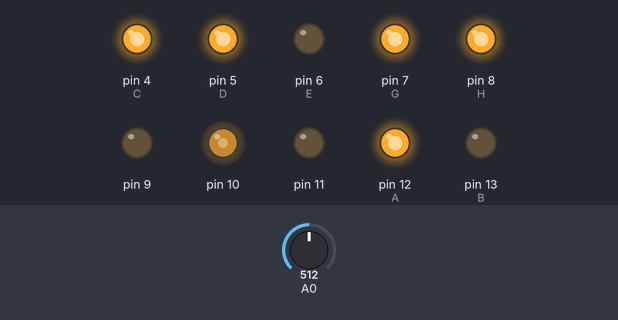
Recording of a sketch running on a simulated Arduino Uno, built with avr-gcc and run on an emulated ATmega328P. On the bench: output pins drawn as LEDs (lit = HIGH). The test bench sets the inputs (shaded band); at power-on: A0 = 512.

Above: at 1.2 s.
1.3 s: A0 set to 716
At 2.5 s:
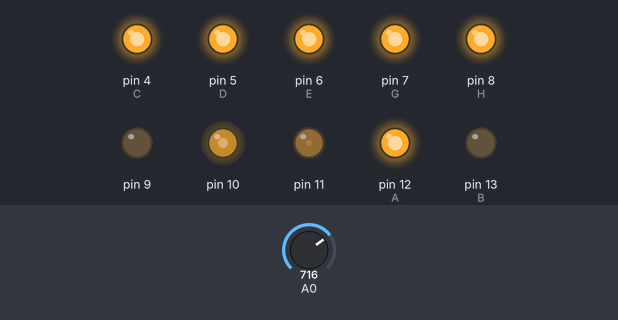
2.8 s: A0 set to 900
At 3.6 s:
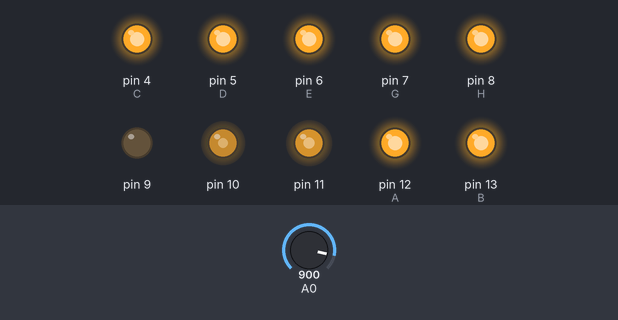
4.3 s: A0 set to 1023
At 4.8 s:
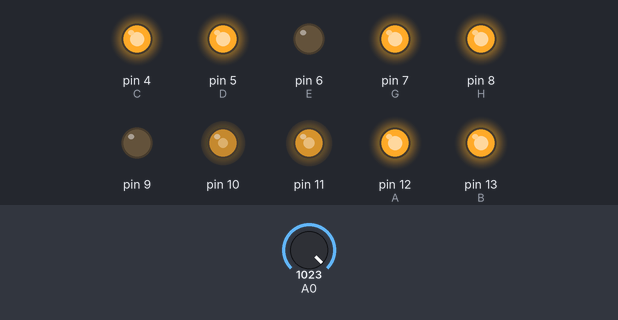
5.8 s: A0 set to 511
At 7.0 s:
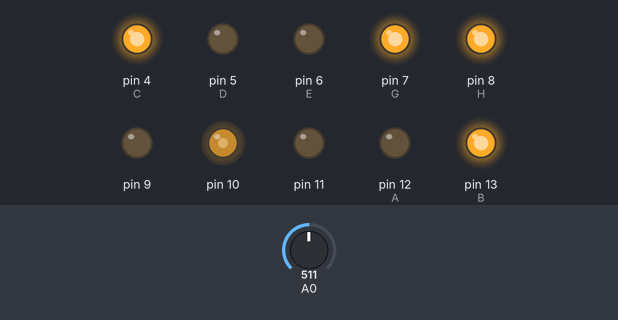
7.3 s: A0 set to 306
At 8.3 s:
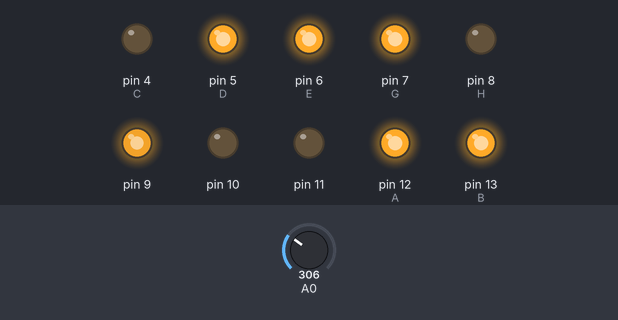
Timing chart, 0 to 9.8 s (numbered marks = the images above; inputs shaded):
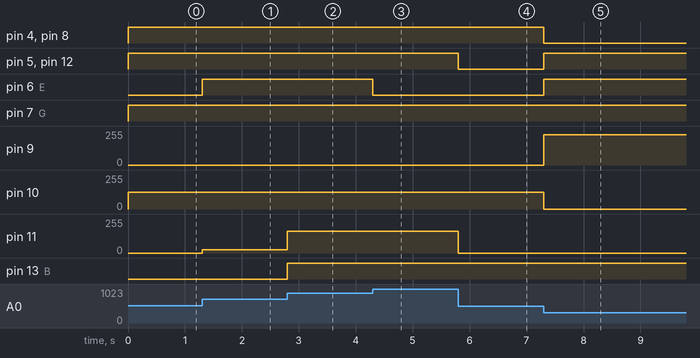

The sketch:

code.ino
```cpp
/*

Potentiometer with 7 Segment LED and 3 individual LEDs

===== References =====
Funtions for display number in 7 Segment LED  -> By: Riley Porter

digitalWrite(A, LOW) = turn off the "A" segment in the LED display
digitalWrite(B, HIGH)  = turn on the "B" segment in the LED display

*/

#define A 12
#define B 13
#define C 4
#define D 5
#define E 6
#define G 7
#define H 8

void one()
{
  //Displays 1
  digitalWrite(D, LOW);
  digitalWrite(E, LOW);
  digitalWrite(H, LOW);
  digitalWrite(G, LOW);
  digitalWrite(A, LOW);
  digitalWrite(B, HIGH);
  digitalWrite(C, HIGH);
}

void two()
{
  //Displays 2
  digitalWrite(D, HIGH);
  digitalWrite(E, HIGH);
  digitalWrite(H, LOW);
  digitalWrite(G, HIGH);
  digitalWrite(A, HIGH);
  digitalWrite(B, HIGH);
  digitalWrite(C, LOW);
}

void three()
{
  //Displays 3
  digitalWrite(D, HIGH);
  digitalWrite(E, LOW);
  digitalWrite(H, LOW);
  digitalWrite(G, HIGH);
  digitalWrite(A, HIGH);
  digitalWrite(B, HIGH);
  digitalWrite(C, HIGH);
}

void four()
{
  //Displays 4
  digitalWrite(D, LOW);
  digitalWrite(E, LOW);
  digitalWrite(H, HIGH);
  digitalWrite(G, HIGH);
  digitalWrite(A, LOW);
  digitalWrite(B, HIGH);
  digitalWrite(C, HIGH);
}

void five()
{
  //Displays 5
  digitalWrite(D, HIGH);
  digitalWrite(E, LOW);
  digitalWrite(H, HIGH);
  digitalWrite(G, HIGH);
  digitalWrite(A, HIGH);
  digitalWrite(B, LOW);
  digitalWrite(C, HIGH);
}

void six()
{
  //Displays 6
  digitalWrite(D, HIGH);
  digitalWrite(E, HIGH);
  digitalWrite(H, HIGH);
  digitalWrite(G, HIGH);
  digitalWrite(A, HIGH);
  digitalWrite(B, LOW);
  digitalWrite(C, HIGH);
}

void seven()
{
  //Displays 7
  digitalWrite(D, LOW);
  digitalWrite(E, LOW);
  digitalWrite(H, LOW);
  digitalWrite(G, LOW);
  digitalWrite(A, HIGH);
  digitalWrite(B, HIGH);
  digitalWrite(C, HIGH);
}

void eight()
{
  //Displays 8
  digitalWrite(D, HIGH);
  digitalWrite(E, HIGH);
  digitalWrite(H, HIGH);
  digitalWrite(G, HIGH);
  digitalWrite(A, HIGH);
  digitalWrite(B, HIGH);
  digitalWrite(C, HIGH);
}

void nine()
{
  //Displays 9
  digitalWrite(D, HIGH);
  digitalWrite(E, LOW);
  digitalWrite(H, HIGH);
  digitalWrite(G, HIGH);
  digitalWrite(A, HIGH);
  digitalWrite(B, HIGH);
  digitalWrite(C, HIGH);
}

void zero()
{
  //Displays 0
  digitalWrite(D, HIGH);
  digitalWrite(E, HIGH);
  digitalWrite(G, LOW);
  digitalWrite(H, HIGH);
  digitalWrite(A, HIGH);
  digitalWrite(B, HIGH);
  digitalWrite(C, HIGH);
}

int lBrightness = 0;
int lSpeed = 0;

void displayLeds(int brightness) {
  if(brightness != lBrightness) {
    int lPin = brightness/255 + 9;
    analogWrite(lPin, brightness % 255);
    if (lPin < 11)
      analogWrite(lPin + 1, 0);
    lBrightness = brightness;
  }
}

void displaySpeed(int speed) {
  if (speed != lSpeed) {
    switch(speed) {
      case 0:
        zero();
        break;
      case 1:
        one();
        break;
      case 2:
        two();
        break;
      case 3:
        three();
        break;
      case 4:
        four();
        break;
      case 5:
        five();
        break;
      case 6:
        six();
        break;
      case 7:
        seven();
        break;
      case 8:
        eight();
        break;
      case 9:
      case 10:
        nine();
        break;
      default:
        break;
    }
    lSpeed = speed;
  }
}

void setup()
{
  //Setup our pins
  pinMode(A, OUTPUT);
  pinMode(B, OUTPUT);
  pinMode(C, OUTPUT);
  pinMode(D, OUTPUT);
  pinMode(E, OUTPUT);
  pinMode(H, OUTPUT);
  pinMode(G, OUTPUT);
  Serial.begin(9600);  //Begin serial communcation
}

void loop()
{
  int sensorValue = analogRead(A0);
  //Serial.println(sensorValue);
  int brightness = map(sensorValue, 0, 1023, 0, 765);
  displayLeds(brightness);

  int speed = map(sensorValue, 0, 1023, 0, 10);
  displaySpeed(speed);
}
```

Measured:
- after the input at 1.3 s, pin 6 (E): LOW → HIGH at once; pin 11: 0/255 → 25/255 at once
- after the input at 2.8 s, pin 11: 25/255 → 163/255 at once; pin 13 (B): LOW → HIGH at once
- after the input at 4.3 s, pin 6 (E): HIGH → LOW at once
- after the input at 5.8 s, pin 5 (D), pin 12 (A): HIGH → LOW at once; pin 11: 163/255 → 0/255 at once
- after the input at 7.3 s, pin 4 (C), pin 8 (H): HIGH → LOW at once; pin 5 (D), pin 6 (E), pin 12 (A): LOW → HIGH at once; pin 9: 0/255 → 228/255 at once; pin 10: 127/255 → 0/255 at once
